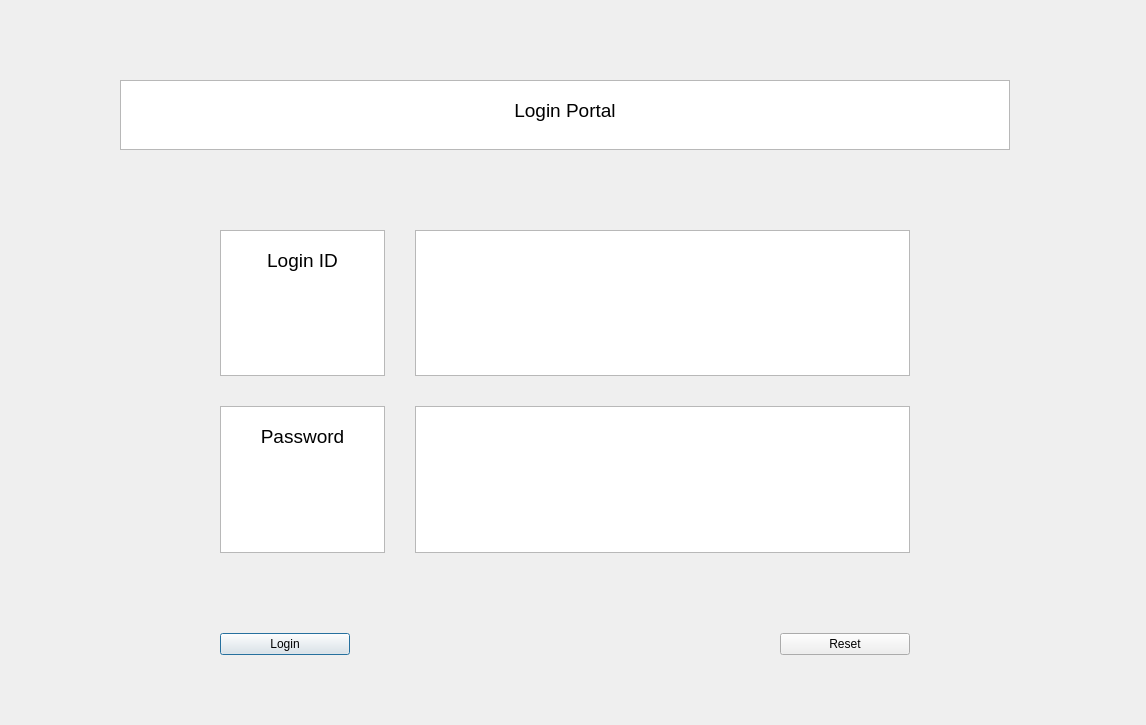
<?xml version="1.0" encoding="UTF-8"?>
<ui version="4.0">
 <class>Dialog</class>
 <widget class="QDialog" name="Dialog">
  <property name="geometry">
   <rect>
    <x>0</x>
    <y>0</y>
    <width>1146</width>
    <height>725</height>
   </rect>
  </property>
  <property name="windowTitle">
   <string>Dialog</string>
  </property>
  <widget class="QWidget" name="verticalLayoutWidget_4">
   <property name="geometry">
    <rect>
     <x>120</x>
     <y>80</y>
     <width>890</width>
     <height>625</height>
    </rect>
   </property>
   <layout class="QVBoxLayout" name="Login_Screen" stretch="1,20,2">
    <property name="spacing">
     <number>30</number>
    </property>
    <property name="bottomMargin">
     <number>50</number>
    </property>
    <item>
     <widget class="QTextBrowser" name="Heading">
      <property name="html">
       <string>&lt;!DOCTYPE HTML PUBLIC &quot;-//W3C//DTD HTML 4.0//EN&quot; &quot;http://www.w3.org/TR/REC-html40/strict.dtd&quot;&gt;
&lt;html&gt;&lt;head&gt;&lt;meta name=&quot;qrichtext&quot; content=&quot;1&quot; /&gt;&lt;meta charset=&quot;utf-8&quot; /&gt;&lt;style type=&quot;text/css&quot;&gt;
p, li { white-space: pre-wrap; }
&lt;/style&gt;&lt;/head&gt;&lt;body style=&quot; font-family:'Segoe UI'; font-size:9pt; font-weight:400; font-style:normal;&quot;&gt;
&lt;p align=&quot;center&quot; style=&quot;-qt-paragraph-type:empty; margin-top:0px; margin-bottom:0px; margin-left:0px; margin-right:0px; -qt-block-indent:0; text-indent:0px;&quot;&gt;&lt;br /&gt;&lt;/p&gt;
&lt;p align=&quot;center&quot; style=&quot; margin-top:0px; margin-bottom:0px; margin-left:0px; margin-right:0px; -qt-block-indent:0; text-indent:0px;&quot;&gt;&lt;span style=&quot; font-size:14pt;&quot;&gt;Login Portal&lt;/span&gt;&lt;/p&gt;&lt;/body&gt;&lt;/html&gt;</string>
      </property>
     </widget>
    </item>
    <item>
     <layout class="QHBoxLayout" name="Credential_Box" stretch="1,3">
      <property name="leftMargin">
       <number>100</number>
      </property>
      <property name="topMargin">
       <number>50</number>
      </property>
      <property name="rightMargin">
       <number>100</number>
      </property>
      <property name="bottomMargin">
       <number>50</number>
      </property>
      <item>
       <layout class="QVBoxLayout" name="Login_Password">
        <item>
         <widget class="QTextBrowser" name="textBrowser">
          <property name="html">
           <string>&lt;!DOCTYPE HTML PUBLIC &quot;-//W3C//DTD HTML 4.0//EN&quot; &quot;http://www.w3.org/TR/REC-html40/strict.dtd&quot;&gt;
&lt;html&gt;&lt;head&gt;&lt;meta name=&quot;qrichtext&quot; content=&quot;1&quot; /&gt;&lt;meta charset=&quot;utf-8&quot; /&gt;&lt;style type=&quot;text/css&quot;&gt;
p, li { white-space: pre-wrap; }
&lt;/style&gt;&lt;/head&gt;&lt;body style=&quot; font-family:'Segoe UI'; font-size:9pt; font-weight:400; font-style:normal;&quot;&gt;
&lt;p align=&quot;center&quot; style=&quot;-qt-paragraph-type:empty; margin-top:0px; margin-bottom:0px; margin-left:0px; margin-right:0px; -qt-block-indent:0; text-indent:0px;&quot;&gt;&lt;br /&gt;&lt;/p&gt;
&lt;p align=&quot;center&quot; style=&quot; margin-top:0px; margin-bottom:0px; margin-left:0px; margin-right:0px; -qt-block-indent:0; text-indent:0px;&quot;&gt;&lt;span style=&quot; font-size:14pt;&quot;&gt;Login ID&lt;/span&gt;&lt;/p&gt;&lt;/body&gt;&lt;/html&gt;</string>
          </property>
         </widget>
        </item>
        <item>
         <widget class="QTextBrowser" name="textBrowser_2">
          <property name="html">
           <string>&lt;!DOCTYPE HTML PUBLIC &quot;-//W3C//DTD HTML 4.0//EN&quot; &quot;http://www.w3.org/TR/REC-html40/strict.dtd&quot;&gt;
&lt;html&gt;&lt;head&gt;&lt;meta name=&quot;qrichtext&quot; content=&quot;1&quot; /&gt;&lt;meta charset=&quot;utf-8&quot; /&gt;&lt;style type=&quot;text/css&quot;&gt;
p, li { white-space: pre-wrap; }
&lt;/style&gt;&lt;/head&gt;&lt;body style=&quot; font-family:'Segoe UI'; font-size:9pt; font-weight:400; font-style:normal;&quot;&gt;
&lt;p align=&quot;center&quot; style=&quot;-qt-paragraph-type:empty; margin-top:0px; margin-bottom:0px; margin-left:0px; margin-right:0px; -qt-block-indent:0; text-indent:0px;&quot;&gt;&lt;br /&gt;&lt;/p&gt;
&lt;p align=&quot;center&quot; style=&quot; margin-top:0px; margin-bottom:0px; margin-left:0px; margin-right:0px; -qt-block-indent:0; text-indent:0px;&quot;&gt;&lt;span style=&quot; font-size:14pt;&quot;&gt;Password&lt;/span&gt;&lt;/p&gt;&lt;/body&gt;&lt;/html&gt;</string>
          </property>
         </widget>
        </item>
       </layout>
      </item>
      <item>
       <layout class="QVBoxLayout" name="Add_Info">
        <item>
         <widget class="QTextEdit" name="textEdit"/>
        </item>
        <item>
         <widget class="QTextEdit" name="textEdit_2"/>
        </item>
       </layout>
      </item>
     </layout>
    </item>
    <item>
     <layout class="QVBoxLayout" name="Buttons">
      <property name="spacing">
       <number>40</number>
      </property>
      <item>
       <layout class="QHBoxLayout" name="Login_and_Reset" stretch="1,3,1">
        <property name="leftMargin">
         <number>100</number>
        </property>
        <property name="rightMargin">
         <number>100</number>
        </property>
        <item>
         <widget class="QPushButton" name="Rese_Button">
          <property name="text">
           <string>Login</string>
          </property>
         </widget>
        </item>
        <item>
         <spacer name="horizontalSpacer">
          <property name="orientation">
           <enum>Qt::Horizontal</enum>
          </property>
          <property name="sizeHint" stdset="0">
           <size>
            <width>40</width>
            <height>20</height>
           </size>
          </property>
         </spacer>
        </item>
        <item>
         <widget class="QPushButton" name="Login_button">
          <property name="text">
           <string>Reset</string>
          </property>
         </widget>
        </item>
       </layout>
      </item>
     </layout>
    </item>
   </layout>
  </widget>
 </widget>
 <resources/>
 <connections/>
</ui>
